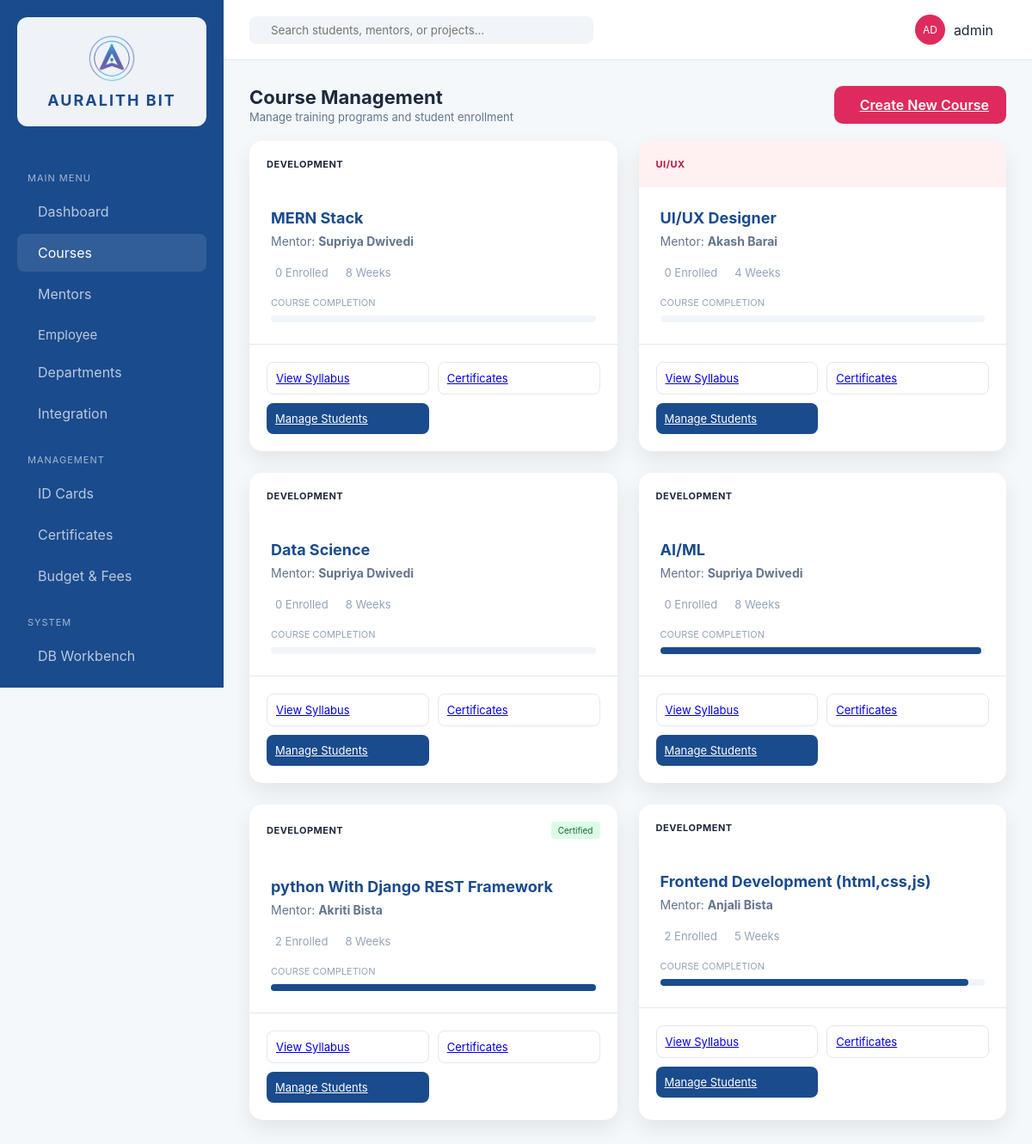
The app's page /courses/ (signed in) with its own data.
### erp_app/models.py (models this page shows, shortened)
class Course(models.Model):
    STATUS_CHOICES = [
        ('live', 'Live'),
        ('upcoming', 'Upcoming'),
        ('enrollment', 'Enrollment'),
        ('completed', 'Completed'),
    ]
    CATEGORY_CHOICES = [
        ('development', 'Development'),
        ('design', 'UI/UX'),
        ('qa', 'Digital Marketing'),
        ('marketing', 'Graphic Designing'),
    ]
    name = models.CharField(max_length=200)
    mentor = models.ForeignKey(Mentor, on_delete=models.SET_NULL, null=True, blank=True)
    category = models.CharField(max_length=50, choices=CATEGORY_CHOICES, default='development')
    duration_weeks = models.PositiveIntegerField(default=8)
    status = models.CharField(max_length=20, choices=STATUS_CHOICES, default='enrollment')
    description = models.TextField(blank=True)
    syllabus = models.FileField(upload_to='syllabi/', null=True, blank=True)
    students_count = models.PositiveIntegerField(default=0)
    completion_percent = models.PositiveIntegerField(default=0)
    created_at = models.DateTimeField(auto_now_add=True)
    class Meta:
        ordering = ['-created_at']

class Mentor(models.Model):
    name = models.CharField(max_length=200)
    email = models.EmailField(unique=True)
    specialization = models.CharField(max_length=200)
    bio = models.TextField(blank=True)
    department = models.ForeignKey('Department', on_delete=models.SET_NULL, null=True, blank=True)
    joined_date = models.DateField(null=True, blank=True)
    class Meta:
        ordering = ['name']

### erp_app/views.py (the view)
# urls.py: path('courses/', views.courses, name='courses'),
@login_required
def courses(request):
    context = {
        'courses': Course.objects.select_related('mentor').annotate(enrollment_count=Count('enrollments')).all(),
        'is_admin': has_role(request.user, SUPER_ADMIN, TEACHING_STAFF),
    }
    return render(request, 'erp_app/courses.html', context)

### erp_app/roles.py (called while the page is built)
def get_user_roles(user):
    if not user.is_authenticated:
        return []
    roles = set()
    if user.is_superuser:
        roles.add(SUPER_ADMIN)
    for group in user.groups.all():
        roles.add(group.name)
    if hasattr(user, 'student_profile') and user.student_profile:
        roles.add(STUDENT)
    return list(roles)

def has_role(user, *roles):
    user_roles = get_user_roles(user)
    return any(r in user_roles for r in roles)

### erp_app/templates/erp_app/courses.html (shortened to what this page needs)
{% extends 'erp_app/base.html' %}
{% load static %}
{% block content %}
<header class="top-nav" style="position:static;padding:0 0 20px 0;border-bottom:none;height:auto;background:transparent;">
    <div class="header-info">
        <h1>Course Management</h1>
        <p>Manage training programs and student enrollment</p>
    </div>
    {% if is_admin %}
    <a href="{% url 'admin:erp_app_course_add' %}" class="btn-primary"> Create New Course</a>
    {% endif %}
</header>
<div class="course-grid">
    {% for course in courses %}
    <div class="course-card">
        <div class="course-header {{ course.category }}">
            <span class="category-tag">{{ course.get_category_display }}</span>
            {% if course.status == 'completed' %}
            <span class="tag completed" style="font-size:10px;"> Certified</span>
            {% else %}
            <i class="ph ph-dots-three-vertical"></i>
            {% endif %}
        </div>
        <div class="course-body">
            <h3>{{ course.name }}</h3>
            <p class="mentor">Mentor: <strong>{{ course.mentor.name|default:"—" }}</strong></p>
            <div class="course-stats">
                <span> {{ course.enrollment_count }} Enrolled</span>
                <span> {{ course.duration_weeks }} Weeks</span>
            </div>
            <div class="progress-group">
                <label>Course Completion</label>
                <div class="progress-bar"><div style="width: {{ course.completion_percent }}%;"></div></div>
            </div>
        </div>
        <div class="course-footer">
            <a href="{% url 'course_syllabus' course.id %}" class="btn-outline">View Syllabus</a>
            <a href="{% url 'certificates' %}?type=course&q={{ course.name|urlencode }}" class="btn-outline"> Certificates</a>
            {% if is_admin %}
            <a href="{% url 'admin:erp_app_course_change' course.id %}" class="btn-filled">Manage Students</a>
            {% endif %}
        </div>
    </div>
    {% empty %}
    <p style="color:#94a3b8;">No courses found. <a href="{% url 'admin:erp_app_course_add' %}">Create one</a>.</p>
    {% endfor %}
</div>
{% endblock %}

### erp_app/templates/erp_app/base.html (shortened to what this page needs)
<!DOCTYPE html>
{% load static %}
<html lang="en">
<head>
    <link rel="stylesheet" href="{% static 'erp_app/css/style.css' %}">
</head>
<body>
    <div class="app-container">
        <aside class="sidebar">
            <div class="brand">
                <img src="{% static 'erp_app/images/AURALITH_logo.png' %}" alt="Auralith Bit Logo" class="sidebar-logo" width="56" height="56">
                <h2>AURALITH BIT</h2>
            </div>
            <nav>
                <p class="nav-label">Main Menu</p>
                <a href="{% url 'dashboard' %}" {% if request.resolver_match.url_name == 'dashboard' %}class="active"{% endif %}> Dashboard</a>
                {% if is_any_staff or is_student or is_intern %}
                <a href="{% url 'courses' %}" {% if request.resolver_match.url_name == 'courses' %}class="active"{% endif %}> Courses</a>
                {% endif %}
                {% if is_teaching_staff or is_super_admin or is_intern or is_student %}
                <a href="{% url 'mentors' %}" {% if request.resolver_match.url_name == 'mentors' %}class="active"{% endif %}> Mentors</a>
                {% endif %}
                {% if is_any_staff or is_intern %}
                <div class="dropdown">
                    <button class="dropdown-btn">
                        <span> Employee</span>
                    </button>
                </div>
                {% endif %}
                {% if is_normal_staff or is_super_admin or is_teaching_staff %}
                <a href="{% url 'departments' %}" {% if request.resolver_match.url_name == 'departments' %}class="active"{% endif %}> Departments</a>
                {% endif %}
                {% if is_any_staff %}
                <a href="{% url 'integration' %}" {% if request.resolver_match.url_name == 'integration' %}class="active"{% endif %}> Integration</a>
                {% endif %}
                <p class="nav-label">Management</p>
                {% if is_normal_staff or is_super_admin or is_teaching_staff %}
                <a href="{% url 'id_generation' %}" {% if request.resolver_match.url_name == 'id_generation' %}class="active"{% endif %}> ID Cards</a>
                {% endif %}
                {% if is_any_staff or is_student or is_intern %}
                <a href="{% url 'certificates' %}" > Certificates</a>
                {% endif %}
                {% if is_normal_staff or is_super_admin or is_teaching_staff %}
                <a href="{% url 'budget_fees' %}" {% if request.resolver_match.url_name == 'budget_fees' %}class="active"{% endif %}> Budget & Fees</a>
                {% endif %}
                {% if is_super_admin %}
                <p class="nav-label">System</p>
                <a href="{% url 'workbench' %}" {% if request.resolver_match.url_name == 'workbench' %}class="active"{% endif %}> DB Workbench</a>
                {% endif %}
            </nav>
        </aside>
        <main class="workspace">
            <header class="top-nav">
                <form class="search-box" method="get" action="{% url 'search' %}" autocomplete="off">
                    <input type="text" name="q" id="globalSearch" placeholder="Search students, mentors, or projects..." value="{{ request.GET.q|default_if_none:'' }}" autocomplete="off">
                </form>
                <div class="user-profile" style="position:relative;display:flex;align-items:center;gap:10px;">
                    <div class="avatar">{{ user_initials }}</div>
                    <span>{{ request.user.get_full_name|default:request.user.username }}</span>
                </div>
            </header>
            <div class="content">
                {% block content %}{% endblock %}
            </div>
        </main>
    </div>
</body>
</html>

### records on screen
Course: category "DEVELOPMENT", name "MERN Stack", mentor.name "Supriya Dwivedi", enrollment_count "0", duration_weeks "8"
Course: category "UI/UX", name "UI/UX Designer", mentor.name "Akash Barai", enrollment_count "0", duration_weeks "4"
Course: category "DEVELOPMENT", name "Data Science", mentor.name "Supriya Dwivedi", enrollment_count "0", duration_weeks "8"
Course: category "DEVELOPMENT", name "AI/ML", mentor.name "Supriya Dwivedi", enrollment_count "0", duration_weeks "8", completion_percent 99 (drawn)
Course: category "DEVELOPMENT", status "Certified", name "python With Django REST Framework", mentor.name "Akriti Bista", enrollment_count "2", duration_weeks "8", completion_percent 100 (drawn)
Course: category "DEVELOPMENT", name "Frontend Development (html,css,js)", mentor.name "Anjali Bista", enrollment_count "2", duration_weeks "5", completion_percent 95 (drawn)

### other values on screen
{{ user_initials }} "AD"
{{ request.user.get_full_name|default:request.user.username }} "admin"
